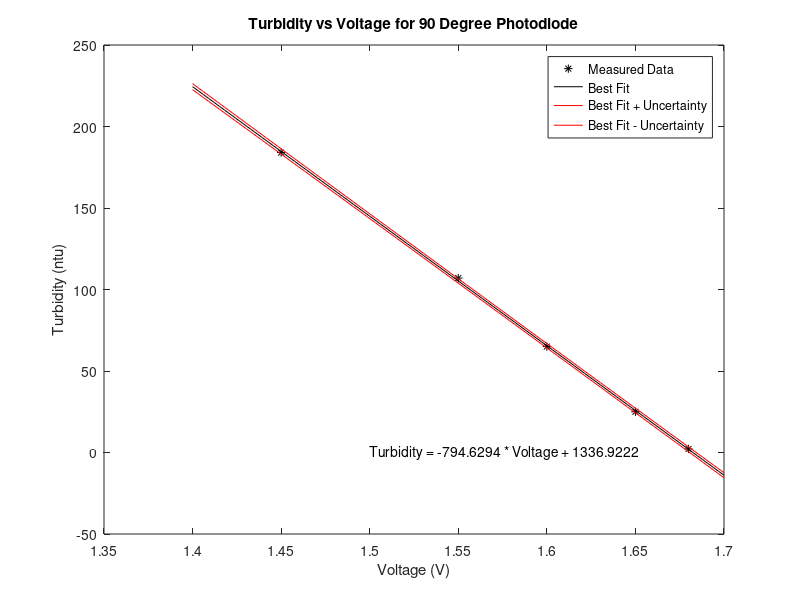

The MATLAB source for this figure:
voltage = [1.68 1.65 1.60 1.55 1.45]; %percent of max fan speed
%REQUIRES ATTENTION
turb = [2.2 25 65 107 184]; %read in the white box
%REQUIRES ATTENTION
xmeas = voltage; %copying variable names for copy pasta purposes
ymeas = turb;

%coefficients of the fit and information about the errors
%REQUIRES ATTENTION
order = 1; %order of the polynomial fit
[coefficients, S] = polyfit(xmeas, ymeas, order); 

%values to plot the best fit curve over
%REQUIRES ATTENTION
xstart = 1.4; %start and end values to cover the range
%REQUIRES ATTENTION
xend = 1.7; %of the measured data
x0 = linspace(xstart,xend,100); 

%bestfit is the y values of the best fit, delta is something about the errors
[bestfit, delta] = polyval(coefficients, x0, S);

%uncertainties on the best fit line
upper = bestfit + delta;
lower = bestfit - delta;

%plot the original data and the best fit line with its uncertainties
plot(xmeas,ymeas,'*k');
hold on;
plot(x0, bestfit,'-k');
hold on;
plot(x0, upper, '-r');
hold on;
plot(x0, lower, '-r');
%REQUIRES ATTENTION
xlabel('Voltage (V)');
%REQUIRES ATTENTION
ylabel('Turbidity (ntu)');
title('Turbidity vs Voltage for 90 Degree Photodiode');
legend('Measured Data','Best Fit','Best Fit + Uncertainty','Best Fit - Uncertainty');
%REQUIRES ATTENTION
text(1.5, 0, ['Turbidity = ' num2str(coefficients(1)) ' * Voltage + ' num2str(coefficients(2))]);

